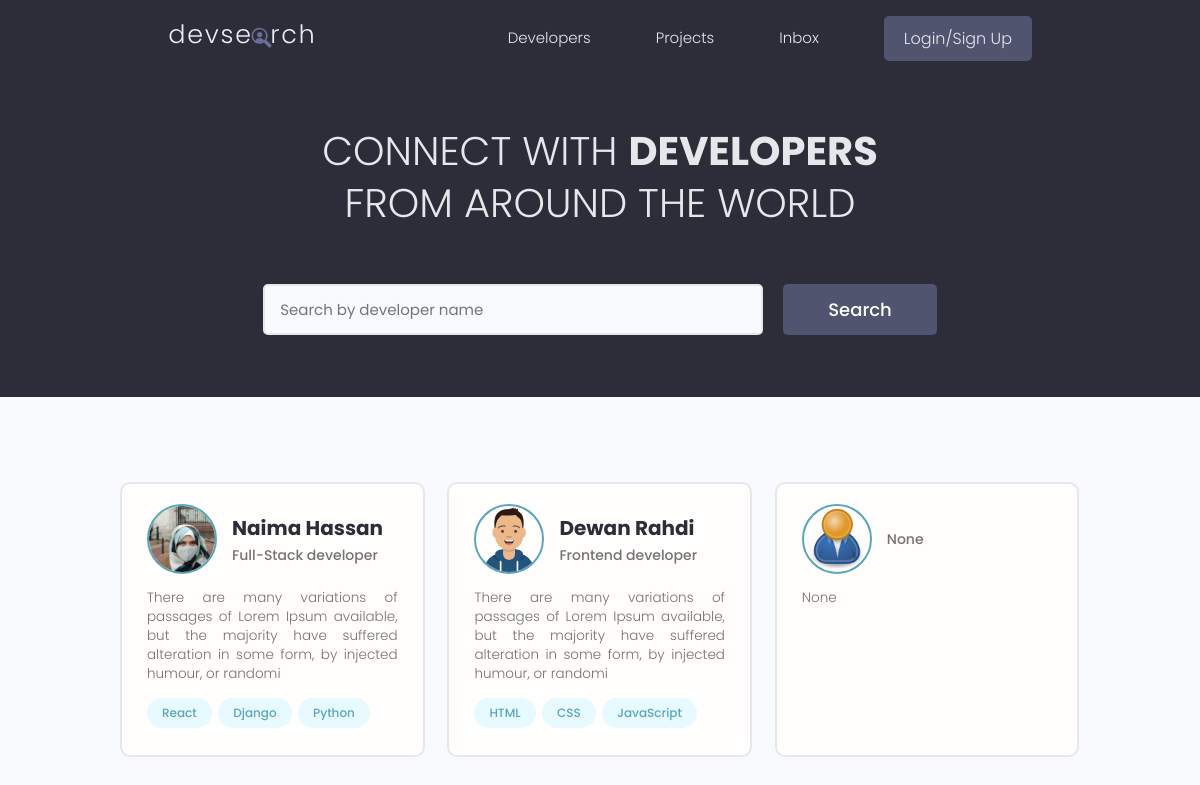
The page / on the database its author committed.
### users/models.py (models this page shows, shortened)
class Profile(models.Model):
   user = models.OneToOneField(User, on_delete = models.CASCADE, null=True, blank=True)
   name = models.CharField(max_length=200, null=True, blank=True)
   email = models.EmailField(max_length=500, blank=True,null=True)
   username = models.CharField(max_length=200, null=True, blank=True)
   location = models.CharField(max_length=200, null=True, blank=True)
   short_intro=models.CharField(max_length=200, null=True, blank=True)
   bio = models.TextField(null=True, blank=True)
   profile_image = models.ImageField(null=True, blank=True, upload_to='profiles/', default='profiles/user-default.png')
   social_github = models.CharField(max_length=200, null=True, blank=True)
   social_twitter = models.CharField(max_length=200, null=True, blank=True)
   social_linkedin = models.CharField(max_length=200, null=True, blank=True)
   social_youtube = models.CharField(max_length=200, null=True, blank=True)
   social_website = models.CharField(max_length=200, null=True, blank=True)
   created_at = models.DateTimeField(auto_now_add=True)
   id = models.UUIDField(default = uuid.uuid4, unique=True, primary_key=True, editable=False)

class Skill(models.Model):
   owner = models.ForeignKey(Profile, on_delete=models.CASCADE, null=True, blank=True)
   name = models.CharField(max_length=200, null=True, blank=True)
   description = models.TextField(null=True, blank=True)
   created_at = models.DateTimeField(auto_now_add=True)
   id = models.UUIDField(default = uuid.uuid4, unique=True, primary_key=True, editable=False)
   def __str__(self):
      return str(self.name)

### users/views.py (the view)
# urls.py: path('', views.profiles, name="profiles"),
def profiles(request):
   profiles = Profile.objects.all()
   context ={'profiles': profiles}
   return render(request, 'users/profiles.html', context)

### users/templates/users/profiles.html (shortened to what this page needs)
{% extends 'main.html' %}
{% block content %}
<main class="home">
   <section class="hero-section text-center">
      <div class="container container--narrow">
         <div class="hero-section__box">
            <h2>CONNECT WITH <span>DEVELOPERS</span></h2>
            <h2>FROM AROUND THE WORLD</h2>
         </div>
         <div class="hero-section__search">
            <form class="form" action="#" method="get">
               <div class="form__field">
                  <input class="input input--text" id="formInput#search" type="text" name="text"
                     placeholder="Search by developer name" />
               </div>
               <input class="btn btn--sub btn--lg" type="submit" value="Search" />
            </form>
         </div>
      </div>
   </section>
   <section class="devlist">
      <div class="container">
         <div class="grid grid--three">
            {% for profile in profiles %}
            <div class="column card">
               <div class="dev">
                  <a href="{% url 'user-profile' profile.id %}" target="_blank" class="card__body">
                     <div class="dev__profile">
                        <img class="avatar avatar--md" src="{{profile.profile_image.url}}" alt="image" />
                        <div class="dev__meta">
                           <h3>{{profile.name}}</h3>
                           <h5>{{profile.short_intro|slice:"60"}}</h5>
                        </div>
                     </div>
                     <p class="dev__info">
                        {{profile.bio|slice:"150"}}
                     </p>
                     <div class="dev__skills">
                        {% for skill in profile.skill_set.all|slice:"3" %}
                        <span class="tag tag--pill tag--main">
                           <small>{{skill}}</small>
                        </span>
                        {% endfor %}
                     </div>
                  </a>
               </div>
            </div>
            {% endfor %}
         </div>
      </div>
   </section>
</main>
{% endblock content %}

### static/styles/app.css (style rules this page uses)
:root { --color-sub: #2d2d39; }
.btn--sub { background-color: var(--color-sub-light); }
.card { border: 2px solid var(--color-light); }
img { width: 100%; }
.hero-section { height: 40vh; display: flex; align-items: center; background-color: var(--color-sub); }
.hero-section__box { margin-bottom: 4rem; }
.hero-section__box > h2, .hero-section__box > h2 > span { font-size: 4rem; color: var(--color-light); line-height: 1.3; text-transform: uppercase; }
.hero-section__box > h2 { font-weight: 300; }
.hero-section__box > h2 > span { font-weight: 700; }
.hero-section__search > .form { display: flex; align-items: center; justify-content: center; gap: 2rem; }
.hero-section__search > .form input.input--text { width: 50rem; }
.devlist { margin-top: 8rem; }
.devlist .grid { align-items: stretch; }
.devlist .dev .dev__profile { display: flex; align-items: center; gap: 1.5rem; }
.devlist .dev .dev__meta h3 { color: var(--color-sub); font-size: 2rem; font-weight: 700; }
.devlist .dev .dev__meta h5 { color: var(--color-text); font-size: 1.4rem; font-weight: 500; }
.devlist .dev .dev__info { margin: 1.5rem 0; font-size: 1.35rem; line-height: 1.4; text-align: justify; }

### static/uikit/styles/modules/_variables.css (style rules this page uses)
:root { --color-main: #5aa5b9; --color-main-light: #e6faff; --color-sub: #3f4156; --color-sub-light: #51546e; --color-sub-lighter: #ededfd; --color-text: #737373; --color-gray: #8b8b8b; --color-light: #e5e7eb; --color-light-gray: #767676; --color-bg: #f8fafd; --color-white: #fffefd; --color-white-light: #f3f3f3; --color-success: #359e64; --color-success-bg: #def8e8; --color-error: #fc4b0b; --color-error-bg: #fff2ee; --font-base: 'Poppins', arial, helvetica, 'Segoe UI', roboto, ubuntu, sans-serif; --font-monospace: 'Fira Code', 'Courier New', courier, monospace; --font-regular: 300; --font-medium: 500; --font-bold: 700; --generic-shadow: 1px 1px 5px #00000010; --generic-transition: all 0.3s ease-in-out; }

### static/uikit/styles/modules/_base.css (style rules this page uses)
* { margin: 0; padding: 0; box-sizing: border-box; text-rendering: optimizeLegibility; color: inherit; font-size: inherit; }
html { font-size: 50%; }
@media only screen and (min-width: 480px) { html { font-size: 56.25%; } }
@media only screen and (min-width: 1200px) { html { font-size: 62.5%; } }
body { line-height: 1.6; font-weight: 400; font-size: 1.5rem; color: var(--color-text); background-color: var(--color-bg); min-height: 100vh; }

### static/uikit/styles/modules/_typography.css (style rules this page uses)
* { font-family: var(--font-base); }
h2 { font-size: 3.6rem; font-weight: var(--font-bold); }
h3 { font-size: 3.2rem; font-weight: var(--font-medium); }
h5 { font-size: 2.4rem; font-weight: var(--font-medium); }
h5, h6 { font-weight: var(--font-regular); }
p, span, strong { font-size: 1.6rem; color: var(--color-text); font-weight: var(--font-regular); }
a { padding-bottom: 2px; text-decoration: none; display: inline-block; color: var(--color-main); font-weight: var(--font-medium); }

### static/uikit/styles/modules/_utilities.css (style rules this page uses)
.container { width: 92%; max-width: 165rem; margin: 0 auto; box-sizing: border-box; }
.container--narrow { width: 92%; max-width: 120rem; }
@media screen and (min-width: 1000px) { .container { width: 90%; } }
@media screen and (min-width: 1000px) { .container--narrow { width: 85%; } }
@media screen and (min-width: 1200px) { .container { width: 80%; } }
@media screen and (min-width: 1200px) { .container--narrow { width: 72%; } }
.text-center { text-align: center; }

### static/uikit/styles/modules/_avatar.css (style rules this page uses)
.avatar { border-radius: 50%; border: 2px solid var(--color-main); object-fit: cover; }
.avatar--md { height: 7rem; width: 7rem; }

### static/uikit/styles/modules/_button.css (style rules this page uses)
.btn { display: inline-block; position: relative; cursor: pointer; background-color: var(--color-light); font-weight: var(--font-medium); color: var(--color-sub); text-decoration: none; padding: 1rem 2rem; border-radius: 0.5rem; border: none; width: -webkit-fit-content; width: -moz-fit-content; width: fit-content; height: -webkit-fit-content; height: -moz-fit-content; height: fit-content; font-size: 1.6rem; outline-width: 0; outline-color: transparent; -webkit-backface-visibility: hidden; backface-visibility: hidden; transition: all 0.3s ease-in-out; }
.btn--sub { background-color: var(--color-sub); color: var(--color-white); }
.btn--lg { font-size: 1.8rem; padding: 1.2rem 4.5rem; }

### static/uikit/styles/modules/_card.css (style rules this page uses)
.card { border-radius: 1rem; background-color: var(--color-white); border: 1.5px solid var(--color-light); width: auto; height: auto; margin-top: 0.5rem; margin-bottom: 0.5rem; overflow: hidden; }
.card__body, .card__header { padding: 2rem 2.5rem; }

### rows shown on the page
Profile: profile_image (picture), name "Naima Hassan", short_intro "Full-Stack developer", bio "There are many variations of passages of Lorem Ipsum available, but the majority have suffered alteration in some form, by injected humour, or randomi"
Skill: name "React"
Skill: name "Django"
Skill: name "Python"
Profile: profile_image (picture), name "Dewan Rahdi", short_intro "Frontend developer", bio "There are many variations of passages of Lorem Ipsum available, but the majority have suffered alteration in some form, by injected humour, or randomi"
Skill: name "HTML"
Skill: name "CSS"
Skill: name "JavaScript"
Profile: profile_image (placeholder picture), short_intro "None", bio "None"
